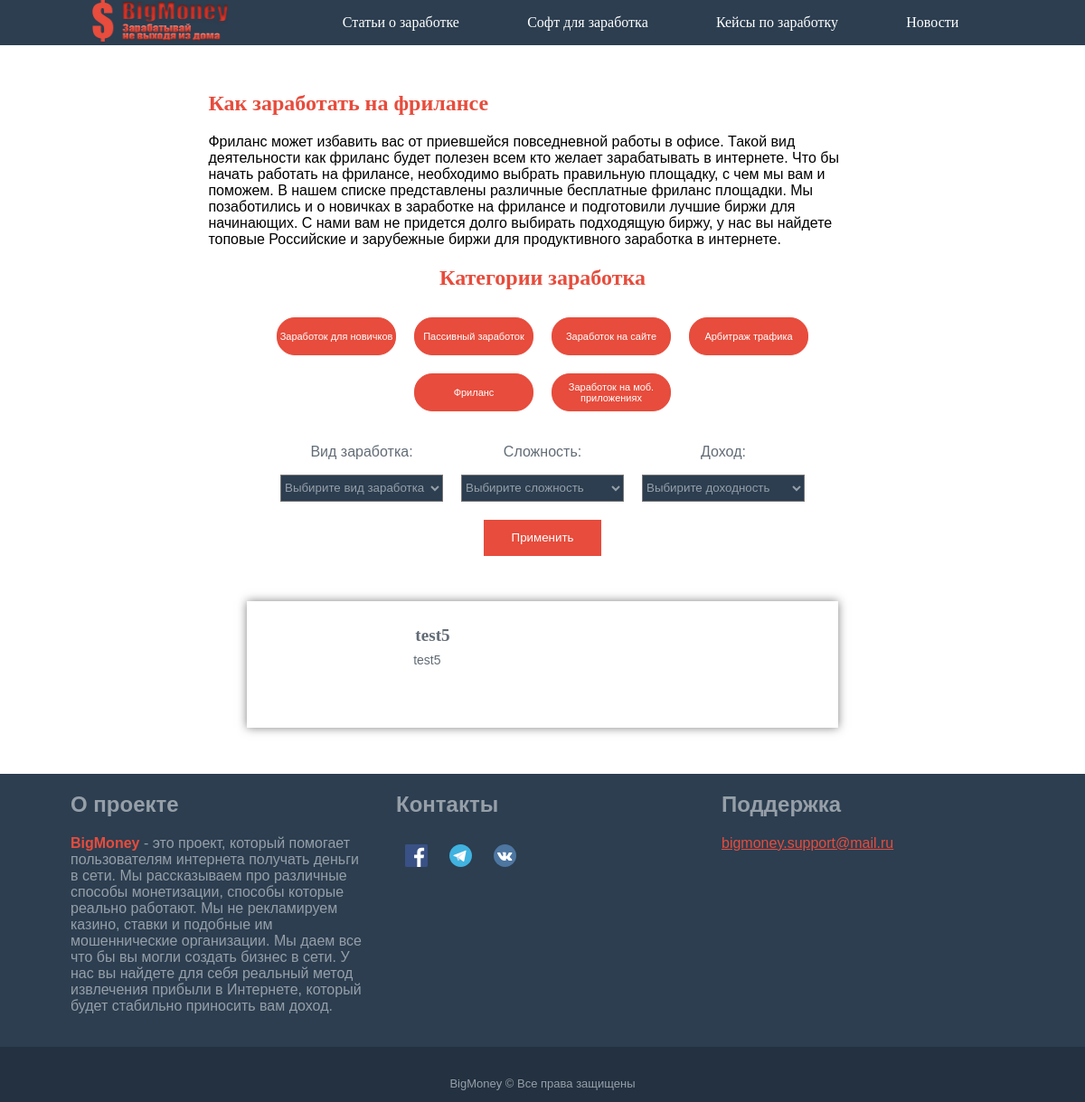
Page /post/freelance/index.php on the earlier database version.
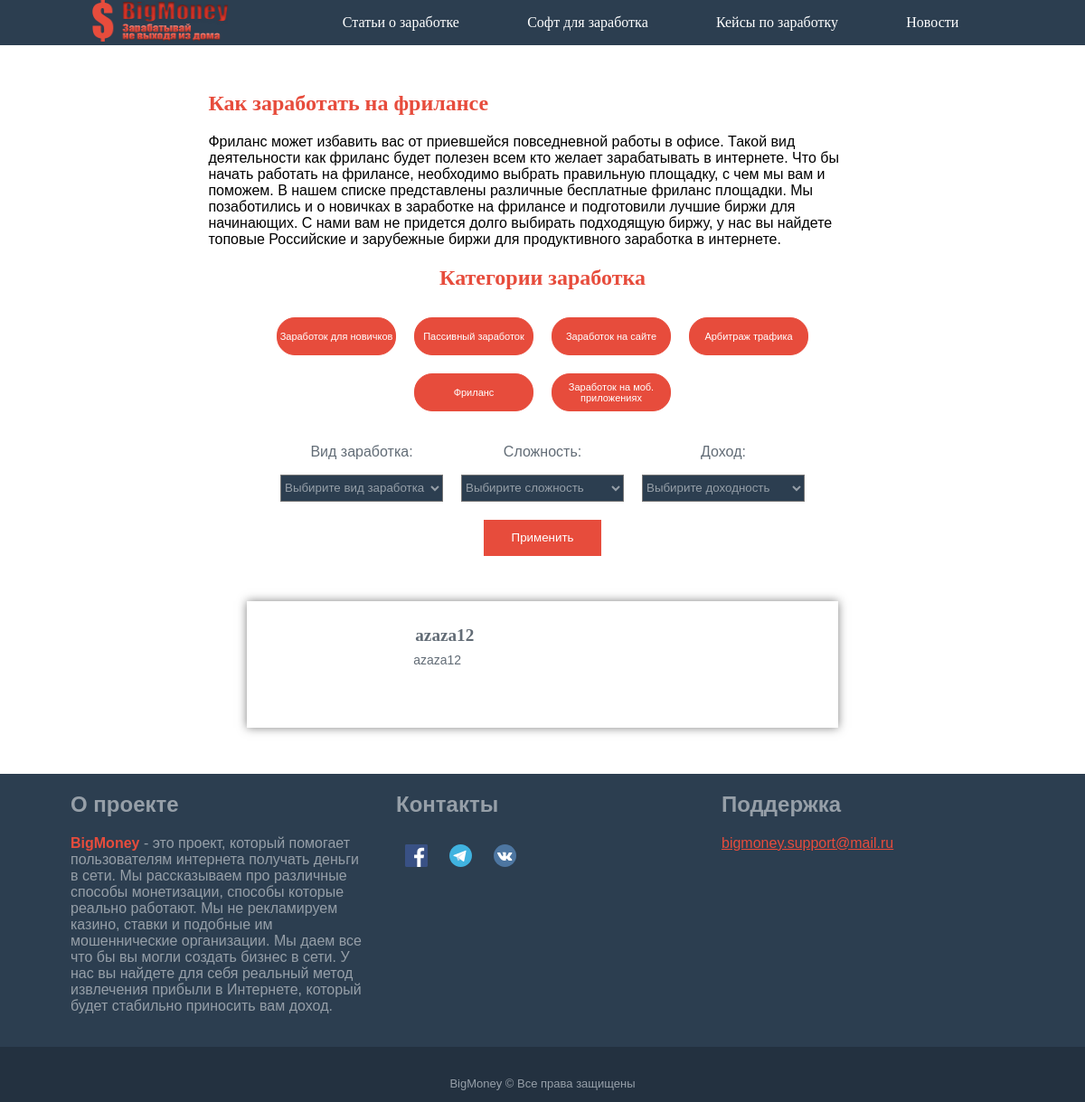
Same page on the later database version.
### tables this page shows
CREATE TABLE `post` (
  `id` int(11) NOT NULL,
  `name` varchar(64) NOT NULL,
  `title-braus` varchar(70) DEFAULT NULL,
  `description-braus` varchar(140) DEFAULT NULL,
  `title-katalog` varchar(60) NOT NULL,
  `description-katalog` varchar(120) NOT NULL,
  `one-title-page` varchar(56) DEFAULT NULL,
  `two-title-page` varchar(56) DEFAULT NULL,
  `one-text` text,
  `two-text` text,
  `image` text,
  `linkPartner` text,
  `plus` text,
  `minus` text,
  `money-level` varchar(56) DEFAULT NULL,
  `hard-level` varchar(56) DEFAULT NULL,
  `date` date DEFAULT NULL,
  `coments` text,
  `site` varchar(16) DEFAULT NULL,
  `freelance` varchar(16) DEFAULT NULL,
  `arbit` varchar(16) DEFAULT NULL,
  `type` varchar(56) DEFAULT NULL,
  `newUser` varchar(16) DEFAULT NULL,
  `passiv` varchar(16) DEFAULT NULL,
  `mob` varchar(16) DEFAULT NULL
);

### src/post/freelance/index.php (the view, shortened to what the changed rows need)
<!DOCTYPE html>
<html>
<head>
	<link rel="stylesheet" type="text/css" href="../css/style.css">
	<link rel="stylesheet" type="text/css" href="../css/modification.css">
</head>
<body>
<form method="POST" action=<?php echo $_SERVER['PHP_SELF'];?> enctype="multipart/form-data">
	<section class="container">
		<div class="text katalog-text">
			<h1 class="text__title">Как заработать на фрилансе</h1>
		</div>
		<center>
		<div class="categories">
			<h2 class="categories__title">Категории заработка</h2>
		</div>
		<div class="content">
			<?php
				$conect = mysqli_connect('localhost','root','','posting');
				if(isset($_POST['go'])){
				$hard= mysqli_real_escape_string($conect, trim($_POST['hard']));
				$money= mysqli_real_escape_string($conect, trim($_POST['money']));
				$type = mysqli_real_escape_string($conect, trim($_POST['type']));
				$state = mysqli_query($conect,"SELECT `name`, `image`, `title-katalog`, `description-katalog`, `money-level`, `hard-level`, `type` FROM `post` WHERE `freelance` = 'on'");
					while ($result_state  = mysqli_fetch_array($state)){
						$img = str_replace("/post","",$result_state['image']);
						if(($result_state['type'] == $type && $hard == 'Выбирите сложность' && $money == 'Выбирите доходность') || ($result_state['type'] == $type && $hard == $result_state['hard-level'] && $money == $result_state['money-level']) || ($result_state['type'] == $type && $hard == $result_state['hard-level']) || ($result_state['type'] == $type && $money == $result_state['money-level']) || ($type == 'Выбирите вид заработка' && $hard == $result_state['hard-level'] && $money == 'Выбирите доходность') || ($type == 'Выбирите вид заработка' && $hard == $result_state['hard-level'] && $money == $result_state['money-level']) || ($type == 'Выбирите вид заработка' && $hard == 'Выбирите сложность' && $money == $result_state['money-level']) ){
							echo
								'<a href="./'.$result_state['name'].'.php">
								<div class="content__element">
									<div class="content__img" id="imag" style="background-image:url(.'.$img.')"></div>
										<div class="content__text">
											<h2 class="content__title">'.$result_state['title-katalog'].'</h2>
											<p class="content__descript">'.$result_state['description-katalog'].'</p>
										</div>
									</div>
									</a>';
						}if($money == 'Выбирите доходность' && $hard == 'Выбирите сложность' && $type == 'Выбирите вид заработка'){
							echo
								'<a href="./'.$result_state['name'].'.php">
								<div class="content__element">
									<div class="content__img" style="background-image:url(.'.$img.')"></div>
									<div class="content__text">
										<h2 class="content__title">'.$result_state['title-katalog'].'</h2>
										<p class="content__descript">'.$result_state['description-katalog'].'</p>
									</div>
								</div>
								</a>';
						}
					}
				}else{
					$state = mysqli_query($conect,"SELECT `name`, `image`, `title-katalog`, `description-katalog`, `money-level`, `hard-level`, `type` FROM `post` WHERE `freelance` = 'on'");
					while ($result_state  = mysqli_fetch_array($state)){
					$img = str_replace("/post","",$result_state['image']);
					echo
						'<a href="./'.$result_state['name'].'.php">
						<div class="content__element">
							<div class="content__img" style="background-image:url(.'.$img.')"></div>
							<div class="content__text">
								<h2 class="content__title">'.$result_state['title-katalog'].'</h2>
								<p class="content__descript">'.$result_state['description-katalog'].'</p>
							</div>
						</div>
						</a>';
					}
				}
			?>
		</div>
		</center>
	</section>
	<footer class="footer">
		<div class="footer__center">
			<div class = "footer__element">
				<h2 class="footer__text">О проекте</h2>
			</div>
			<div class = "footer__element">
				<h2 class="footer__text">Контакты</h2>
			</div>
			<div class = "footer__element">
				<h2 class="footer__text">Поддержка</h2>
			</div>
		</div>
	</footer>
</form>
</body>
</html>

Differences in the rows shown:
removed post: value "test5"
added post: value "azaza12"
